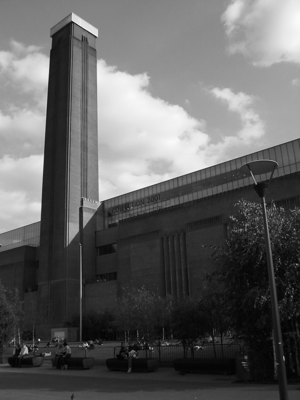
%> input picture ex/ex1/London.png, 300 x 400 px
$ octave HoughTrans.m   (GNU Octave 9; MATLAB toolbox functions it lacks are replaced by stand-ins)
%> lines starting %> are read from the running program, lines starting %| are printed output that depends on the picture
%
% Hough transformation
%
clear 'all';
close 'all'

%read image


useReal = 1;
%we can use a simple generated image for testing
if useReal == 1
    Image = imread('../ex1/London.png');
%> Image is the input picture: size 400x300 uint8; min 0, max 252, mean 97.2
else
    %
    Image = zeros(100,200);
    % Objekte hinzuf黦e
    Image([10:40],[20:40]) = 1;
    Image = mat2gray(Image);
    %may rotate
    Angle = 0;
    Image = imrotate(Image, Angle);
end

%plot it
figure(1);
subplot(1,2,1);
imshow(Image);
title('original image');

% Detect the edges, the result is a binary image
EdgeCanny = edge(Image, 'canny', [0 0.1], 1);
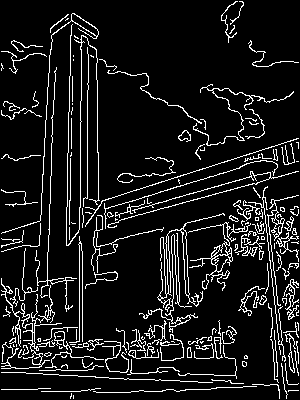
%> EdgeCanny: size 400x300 logical; 10% white in thin lines or dots
%plot it
subplot(1,2,2);
imshow(EdgeCanny, []);
title('Canny edge detection');

% Hough transformation, calculate the accumulator Hough
[Hough, Alpha, Rho] = hough(EdgeCanny);
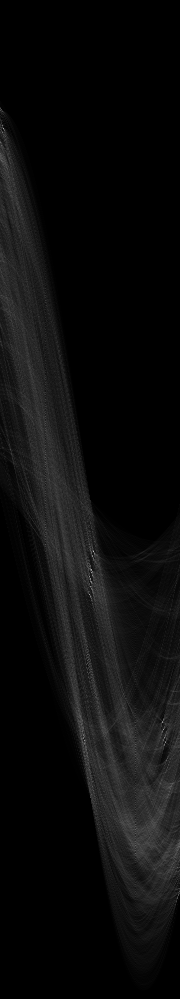
%> Hough: size 999x180 double; min 0, max 197, mean 12.1
%> Alpha = 180 values from -90 to 89; Rho = 999 values from -499 to 499
figure(2)
imshow(mat2gray(Hough));
colormap('hot');
xlabel('Alpha');
ylabel('Rho')
title('Hough Accumulator');
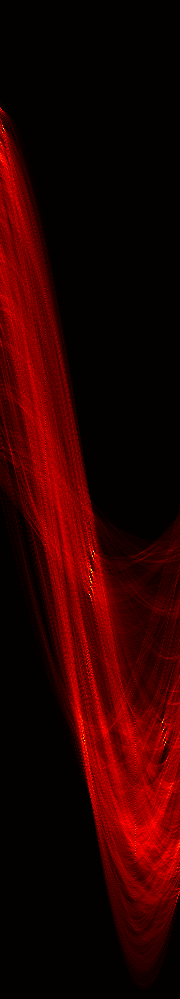
%> displayed picture: size 999x180x3, on the screen's scale of 0 to 255; mean R, G, B 43.8, 0.1, 0

% Find at most 5 peaks with threshold 15 and minimim distance of 15, 15
% pixel
NumPeaks = 5;
HoughPeaks = houghpeaks(Hough, NumPeaks, 'Threshold', 15, 'NHoodSize', [15 15]);%?????????????
%> HoughPeaks = [552 94; 129 4; 570 92; 595 90; 730 164]

% Find the lines that correspond to the peaks; fill gabs of 15 pixel and
% suppress all (merged lines) that have a length less than 30 pixel
Lines = houghlines(EdgeCanny, Alpha, Rho, HoughPeaks, 'FillGap', 15, 'MinLength', 30);%????????????
%> Lines = 10 lines; longest, point1 to point2 (x, y): (2, 373) to (210, 383), (96, 28) to (100, 231), (243, 167) to (67, 221), (102, 340) to (103, 393), (68, 154) to (68, 202), (65, 328) to (65, 371)
figure(3)
imshow(Image);
title('original image with hough lines');
hold on;

for k = 1:length(Lines)
    XY = [Lines(k).point1; Lines(k).point2];
    line(XY(:,1),XY(:,2),'LineWidth',2,'Color','red');
    XY = (Lines(k).point1+Lines(k).point2)/2;
    TheText = sprintf('rho = %d, alpha = %d', Lines(k).rho, Lines(k).theta);
    text(XY(1), XY(2), TheText, 'BackgroundColor',[.7 .7 .7]);
end
%> this loop made 10 passes
%> TheText on passes 1 to 10: 'rho = -371, alpha = -87', 'rho = 70, alpha = 1', 'rho = 70, alpha = 1', 'rho = 70, alpha = 1', 'rho = 70, alpha = 1', 'rho = 70, alpha = 1', 'rho = 95, alpha = -1', 'rho = 95, alpha = -1', 'rho = 230, alpha = 73', 'rho = 230, alpha = 73'
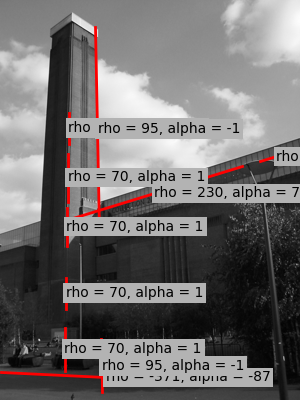
%> figure redrawn from the program's plot data; its title reads 'original image with hough lines'
